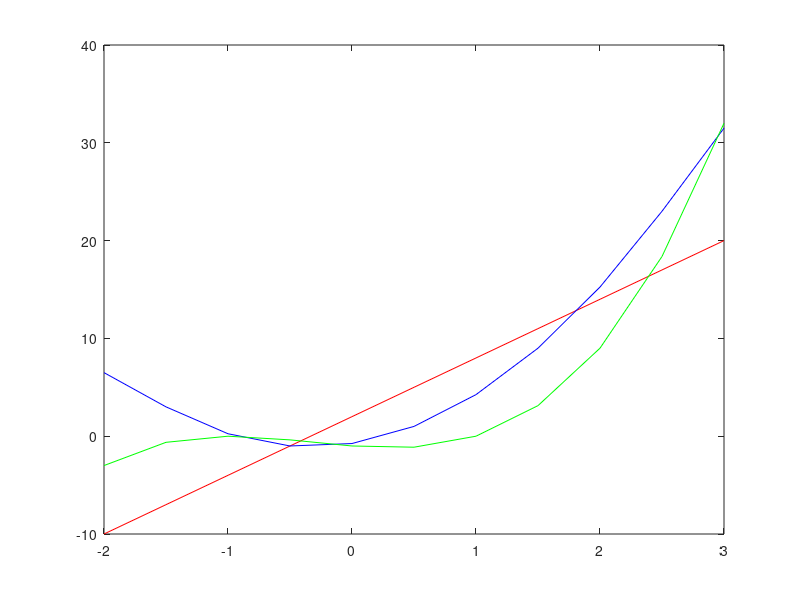

This chart was generated by the following MATLAB code:
function integralyderivada
  xi=-2;
  xf=3;
  dx=(xf-xi)/10;
  x=xi:dx:xf;
  x2=xi:1:xf;
  for i=1:length(x)
  y(i)=x(i)^3+x(i)^2-x(i)-1;
endfor
I=SC(y,dx);
disp(I);

for i=1:length(x2)
  y2(i)=x2(i)^3+x2(i)^2-x2(i)-1;
endfor
I2=TC(y2,1);
disp(I2);

VD=derivadaprimera(y,dx)
disp(VD);
disp("VD2");
VD2=derivadasegunda(y,dx);
disp(VD2);
plot(x,VD2,"r");
hold on
plot(x,VD,"b");
plot(x,y,"g");
endfunction
#Metodo Simpson
function I=SC(vy,paso)
  m=length(vy);
  w=zeros(m,1);
  w(1)=1/3;
  w(m)=1/3;
  for i=2:2:m-1
    w(i)=4/3;#impar
  endfor
  for i=3:2:m-2
    w(i)=2/3;#par
  endfor
  w=paso*w;
  I=0;
  for i=1:m
    I=I+w(i)*vy(i);
  endfor
endfunction
#Metodo Trapecio
function I=TC(vy,paso)
  m=length(vy);
  w=ones(m,1);
  w(1)=0.5;
  w(m)=0.5;
  w=paso*w;
  I=0;
  for i=1:m
    I=I+w(i)*vy(i);
  endfor
endfunction
#Derivada Primera
function VD=derivadaprimera(vy,paso)
  m=length(vy);
  VD(1)=(-3/(2*paso))*vy(1)+(2/(paso))*vy(2)+(-1/(2*paso))*vy(3);
  for i=2:m-1
    VD(i)=(vy(i+1)-vy(i-1))/(2*paso);
  endfor
  VD(m)=(3/(2*paso))*vy(m)+(-2/(paso))*vy(m-1)+(1/(2*paso))*vy(m-2);
endfunction
#Derivada Segunda
function VD2=derivadasegunda(vy,paso)
  m=length(vy);
  VD2(1)=(2*vy(1)-5*vy(2)+4*vy(3)-1*vy(4))/(paso^2);
  for i=2:m-1
    VD2(i)=(vy(i-1)-2*vy(i)+vy(i+1))/(paso^2);
  endfor
  VD2(m)=(2*vy(m)-5*vy(m-1)+4*vy(m-2)-1*vy(m-3))/(paso^2);
endfunction